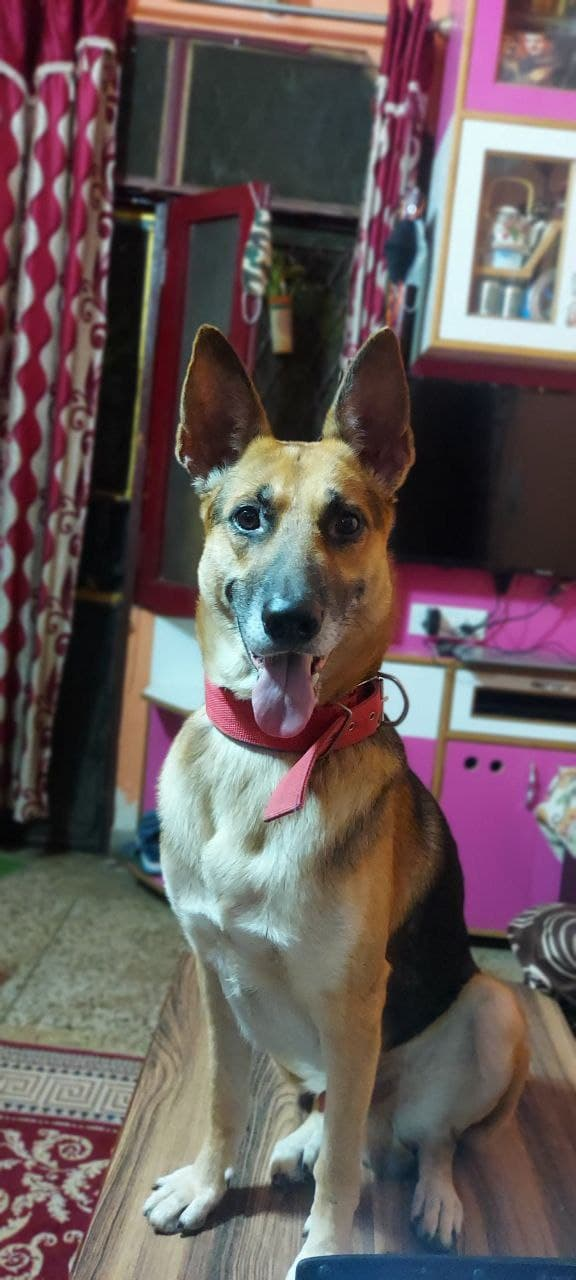
#> input picture TASK_2_Pencil_Sketch/Doggy_Panther.jpg, 576 x 1280 px
$ jupyter execute Pencil_Sketch.ipynb
#> lines starting #> are read from the running program, lines starting #| are printed output that depends on the picture
# Image to Pencil Sketch
# Author : Ayaan Lone
## Data Science Intern at LetsGrowMore
### Reference : (THE LINK PROVIDED IN THE TASK LIST https://thecleverprogrammer.com/2020/09/30/pencil-sketch-with-python/)
### I have used my dog's image for this project

[cell 1]
import cv2
import matplotlib.pyplot as plt
pic = cv2.imread("Doggy_Panther.jpg")
#> pic is the input picture: shape (1280, 576, 3); mean B, G, R 90.3, 89.9, 103.4
picture = cv2.cvtColor(pic,cv2.COLOR_BGR2RGB) # I have used cv2.cvtColor to read/show the image in rgb colors

plt.imshow(picture)

# Converting Image to Grey and then Inverting it

[cell 2]
grey_panther = cv2.cvtColor(picture,cv2.COLOR_RGB2GRAY) # To Convert it into Grey
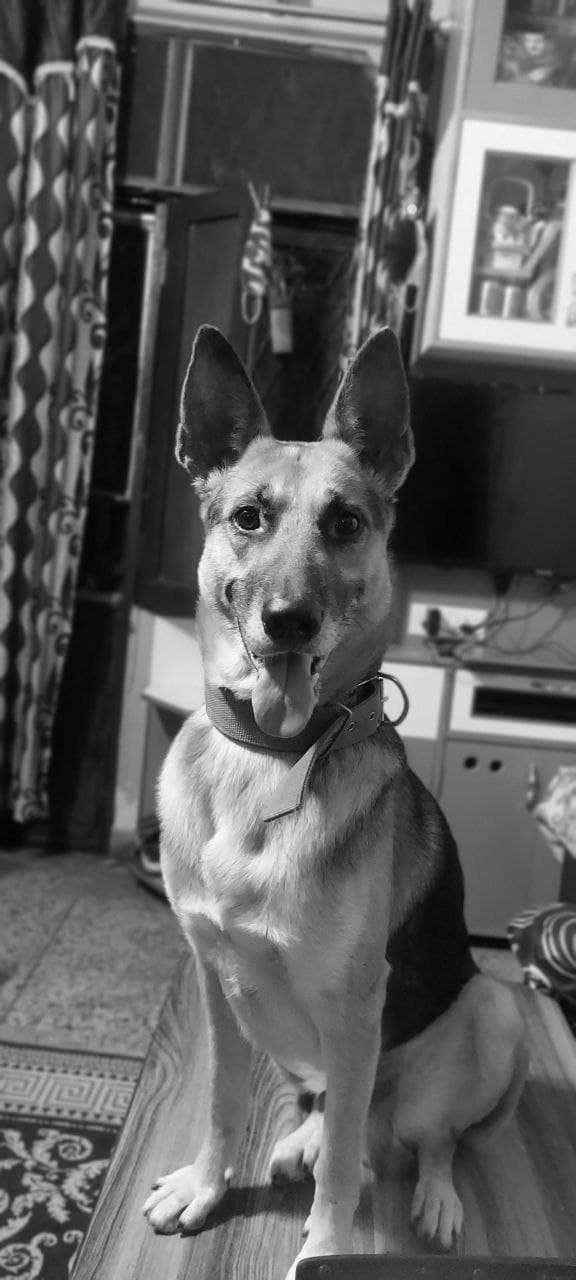
#> grey_panther: shape (1280, 576); min 1, max 254, mean 94

inverted_panther = cv2.bitwise_not(grey_panther)#The bitwise_not operator inverts/flips or reverses all the pixels of the image
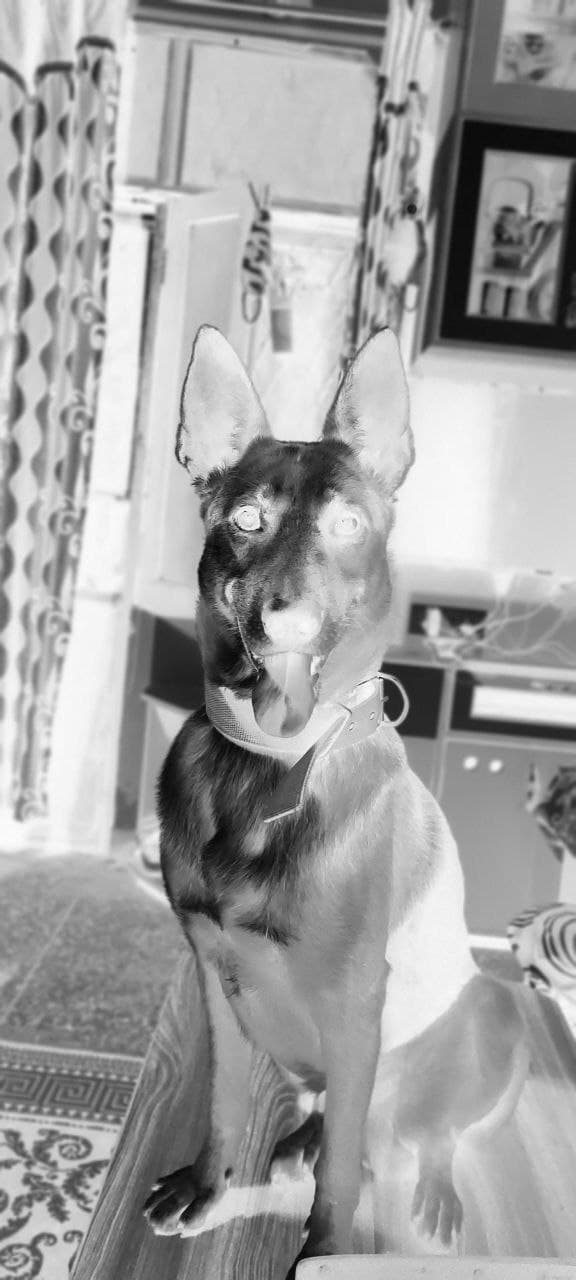
#> inverted_panther: shape (1280, 576); min 1, max 254, mean 161
plt.imshow(inverted_panther)

# Making the image blur and then again inverting it.

[cell 3]
blurr_panther = cv2.GaussianBlur(inverted_panther,(21,21),0)
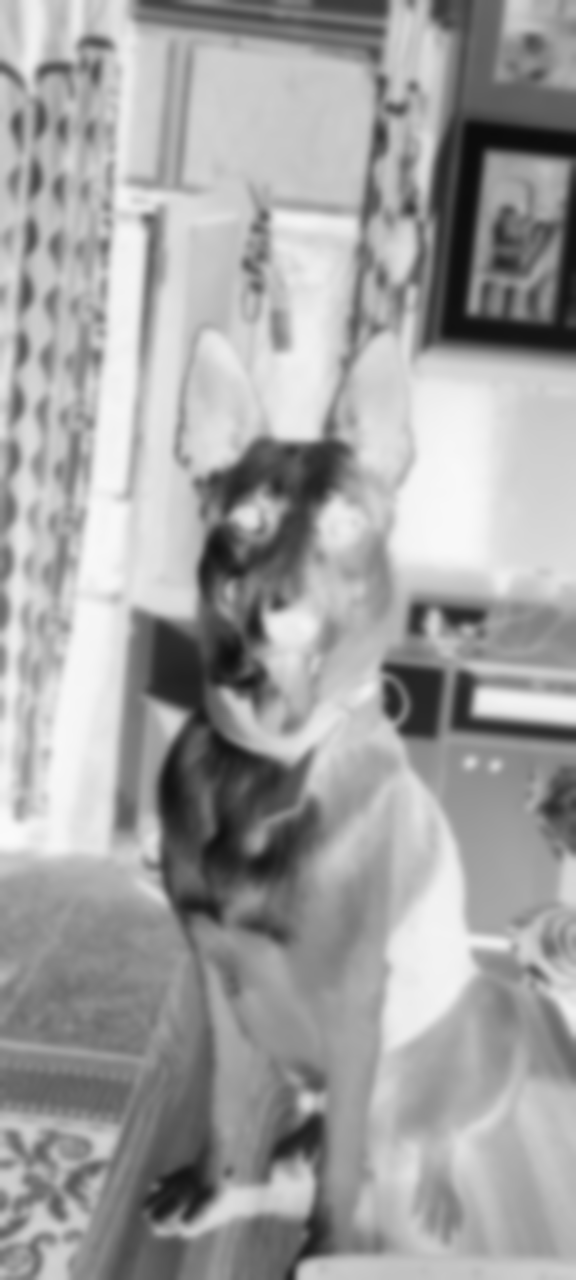
#> blurr_panther: shape (1280, 576); min 11, max 250, mean 161


inverted_bp = cv2.bitwise_not(blurr_panther)
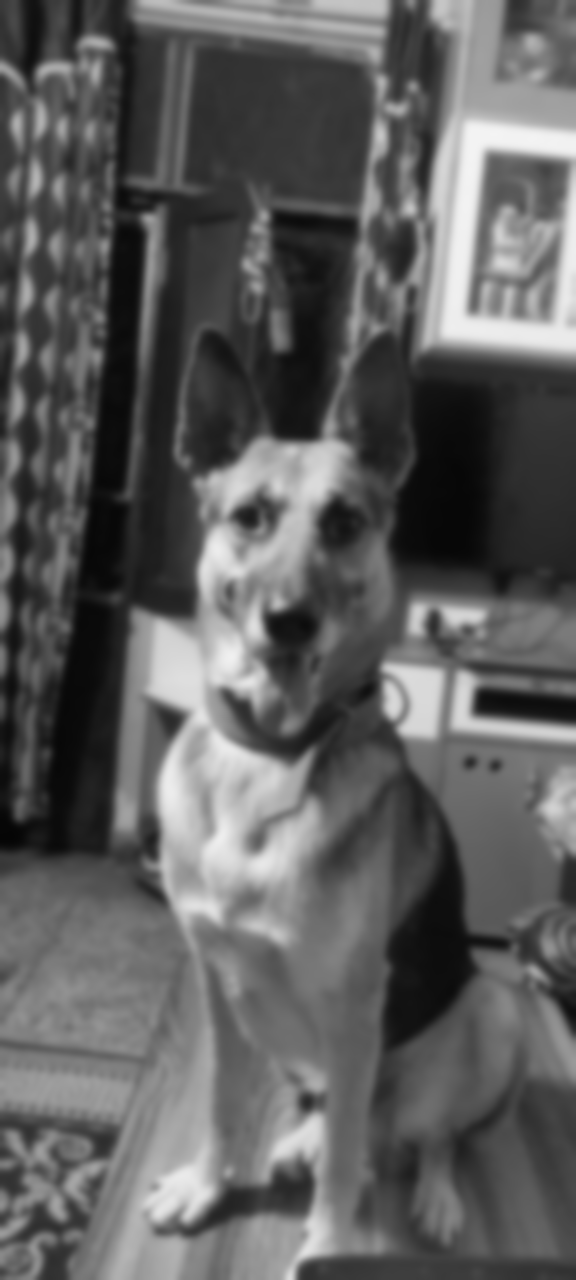
#> inverted_bp: shape (1280, 576); min 5, max 244, mean 94
plt.imshow(inverted_bp)

# Finally Converting the inverted blurr image into the Pencil Sketch Image

[cell 4]
pencil_panther = cv2.divide(grey_panther,inverted_bp,scale = 256.0)
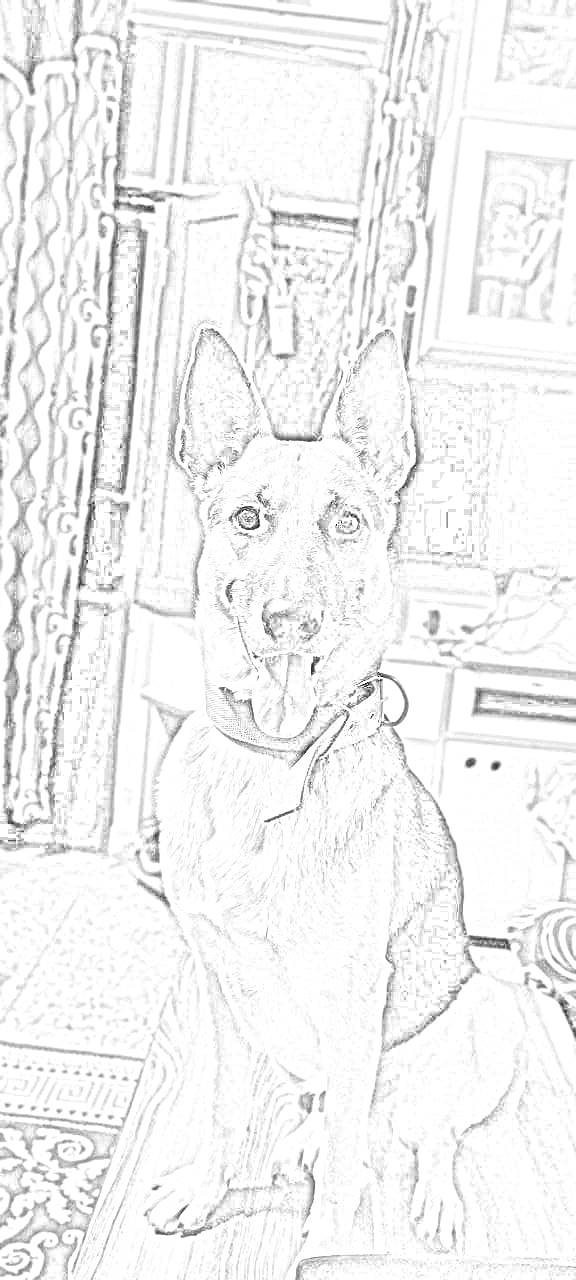
#> pencil_panther: shape (1280, 576); min 9, max 255, mean 241.8


plt.imshow(pencil_panther,cmap="gray")
